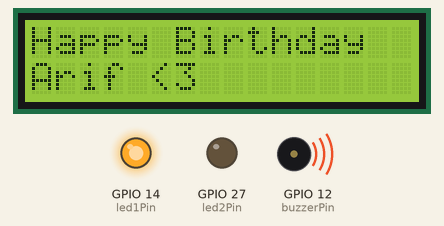
This sketch was run on a simulated ESP32. On the bench: 16×2 character LCD, output pins drawn as LEDs (lit = HIGH), buzzer (waves = sounding).

Above: at 0.7 s.
At 13.6 s:
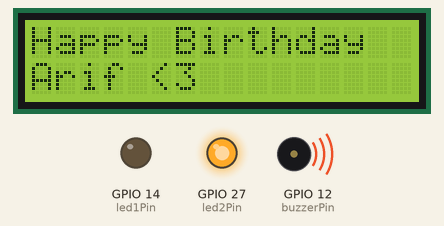
At 14.9 s:
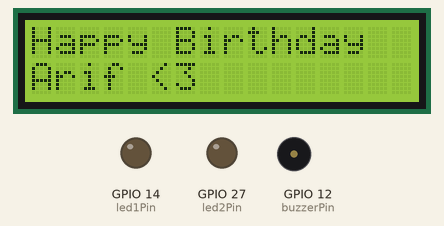
Timing chart, 0 to 130.0 s (numbered marks = the images above):
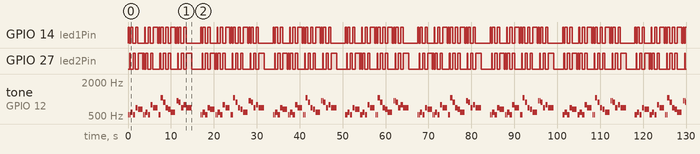

The sketch:

birthday_esp32.ino
```cpp
#include <Wire.h>
#include <LiquidCrystal_I2C.h>
#include "pitches.h"

LiquidCrystal_I2C lcd(0x27, 16, 2);

const int buzzerPin = 12;
const int led1Pin = 14;
const int led2Pin = 27;

#define NUM_OF_NOTES 28
int NOTE_SEQ[NUM_OF_NOTES] = {
  NOTE_C5, NOTE_C5, NOTE_D5, NOTE_C5, NOTE_F5, NOTE_E5, PAUSE,
  NOTE_C5, NOTE_C5, NOTE_D5, NOTE_C5, NOTE_G5, NOTE_F5, PAUSE,
  NOTE_C5, NOTE_C5, NOTE_C6, NOTE_A5, NOTE_F5, NOTE_E5, NOTE_D5, PAUSE,
  NOTE_AS5, NOTE_AS5, NOTE_A5, NOTE_F5, NOTE_G5, NOTE_F5
};

int NOTE_LEN[NUM_OF_NOTES] = {
  4, 2, 8, 8, 8, 16, 50, // 50 millis for the first pause
  4, 2, 8, 8, 8, 16, 100, // 100 millis for the second pause
  4, 2, 8, 8, 8, 8, 16, 150, // 150 millis for the third pause
  4, 2, 8, 8, 8, 20
};

int TEMPO = 65;

void setup() {
  pinMode(buzzerPin, OUTPUT);
  pinMode(led1Pin, OUTPUT);
  pinMode(led2Pin, OUTPUT);

  lcd.init();
  lcd.backlight();

  lcd.setCursor(0, 0);
  lcd.print("Happy Birthday");
  lcd.setCursor(0, 1);
  lcd.print("Arif <3");
}

void loop() {
  playHappyBirthday();
  delay(2000); // Delay before repeating the song
}

void playHappyBirthday() {
  for (int thisNote = 0; thisNote < NUM_OF_NOTES; thisNote++) {
    int noteDuration = NOTE_LEN[thisNote] * TEMPO;
    if (NOTE_SEQ[thisNote] != PAUSE) {
      tone(buzzerPin, NOTE_SEQ[thisNote]);
      if (thisNote % 2 == 0) {
        digitalWrite(led1Pin, HIGH);
        digitalWrite(led2Pin, LOW);
      } else {
        digitalWrite(led1Pin, LOW);
        digitalWrite(led2Pin, HIGH);
      }
      delay(noteDuration);
      noTone(buzzerPin);
    } else {
      delay(NOTE_LEN[thisNote]);
    }

    digitalWrite(led1Pin, LOW);
    digitalWrite(led2Pin, LOW);

    // Delay between notes following TEMPO variable's dictate
    delay(TEMPO);
  }
}
```

pitches.h
```cpp
/*************************************************
 * Public Constants
 *************************************************/

// custom
#define PAUSE 0
// end of custom

#define NOTE_B0  31
#define NOTE_C1  33
#define NOTE_CS1 35
#define NOTE_D1  37
#define NOTE_DS1 39
#define NOTE_E1  41
#define NOTE_F1  44
#define NOTE_FS1 46
#define NOTE_G1  49
#define NOTE_GS1 52
#define NOTE_A1  55
#define NOTE_AS1 58
#define NOTE_B1  62
#define NOTE_C2  65
#define NOTE_CS2 69
#define NOTE_D2  73
#define NOTE_DS2 78
#define NOTE_E2  82
#define NOTE_F2  87
#define NOTE_FS2 93
#define NOTE_G2  98
#define NOTE_GS2 104
#define NOTE_A2  110
#define NOTE_AS2 117
#define NOTE_B2  123
#define NOTE_C3  131
#define NOTE_CS3 139
#define NOTE_D3  147
#define NOTE_DS3 156
#define NOTE_E3  165
#define NOTE_F3  175
#define NOTE_FS3 185
#define NOTE_G3  196
#define NOTE_GS3 208
#define NOTE_A3  220
#define NOTE_AS3 233
#define NOTE_B3  247
#define NOTE_C4  262
#define NOTE_CS4 277
#define NOTE_D4  294
#define NOTE_DS4 311
#define NOTE_E4  330
#define NOTE_F4  349
#define NOTE_FS4 370
#define NOTE_G4  392
#define NOTE_GS4 415
#define NOTE_A4  440
#define NOTE_AS4 466
#define NOTE_B4  494
#define NOTE_C5  523
#define NOTE_CS5 554
#define NOTE_D5  587
#define NOTE_DS5 622
#define NOTE_E5  659
#define NOTE_F5  698
#define NOTE_FS5 740
#define NOTE_G5  784
#define NOTE_GS5 831
#define NOTE_A5  880
#define NOTE_AS5 932
#define NOTE_B5  988
#define NOTE_C6  1047
#define NOTE_CS6 1109
#define NOTE_D6  1175
#define NOTE_DS6 1245
#define NOTE_E6  1319
#define NOTE_F6  1397
#define NOTE_FS6 1480
#define NOTE_G6  1568
#define NOTE_GS6 1661
#define NOTE_A6  1760
#define NOTE_AS6 1865
#define NOTE_B6  1976
#define NOTE_C7  2093
#define NOTE_CS7 2217
#define NOTE_D7  2349
#define NOTE_DS7 2489
#define NOTE_E7  2637
#define NOTE_F7  2794
#define NOTE_FS7 2960
#define NOTE_G7  3136
#define NOTE_GS7 3322
#define NOTE_A7  3520
#define NOTE_AS7 3729
#define NOTE_B7  3951
#define NOTE_C8  4186
#define NOTE_CS8 4435
#define NOTE_D8  4699
#define NOTE_DS8 4978
```

Measured:
- by itself, GPIO 14 (led1Pin), GPIO 27 (led2Pin): moves between LOW and HIGH, repeating every 16.9 s
- by itself, tone on GPIO 12 (buzzerPin): plays 523 Hz for 0.26 s, 523 Hz for 0.13 s, 587 Hz for 0.52 s, 523 Hz for 0.52 s, 698 Hz for 0.52 s, 659 Hz for 1.0 s … (197 notes in this stretch)
